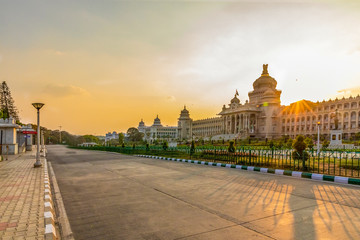
#> input picture notebooks/Image.jpg, 360 x 240 px
$ python thumbnail.py Image.jpg
#> lines starting #> are read from the running program, lines starting #| are printed output that depends on the picture
import sys
from PIL import Image
filename = sys.argv[1]
thumb_filename = filename.replace(".jpg","-thumbnail.jpg")
image = Image.open(filename)
#> image is the input picture: PIL image 360x240 RGB; mean R, G, B 178.2, 156.5, 124
image.thumbnail((100,100))
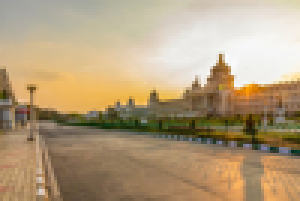
#> image: PIL image 100x67 RGB (shown 3 times larger); mean R, G, B 178.2, 156.5, 124
image.save(thumb_filename)
print("created thumbnail", thumb_filename)
